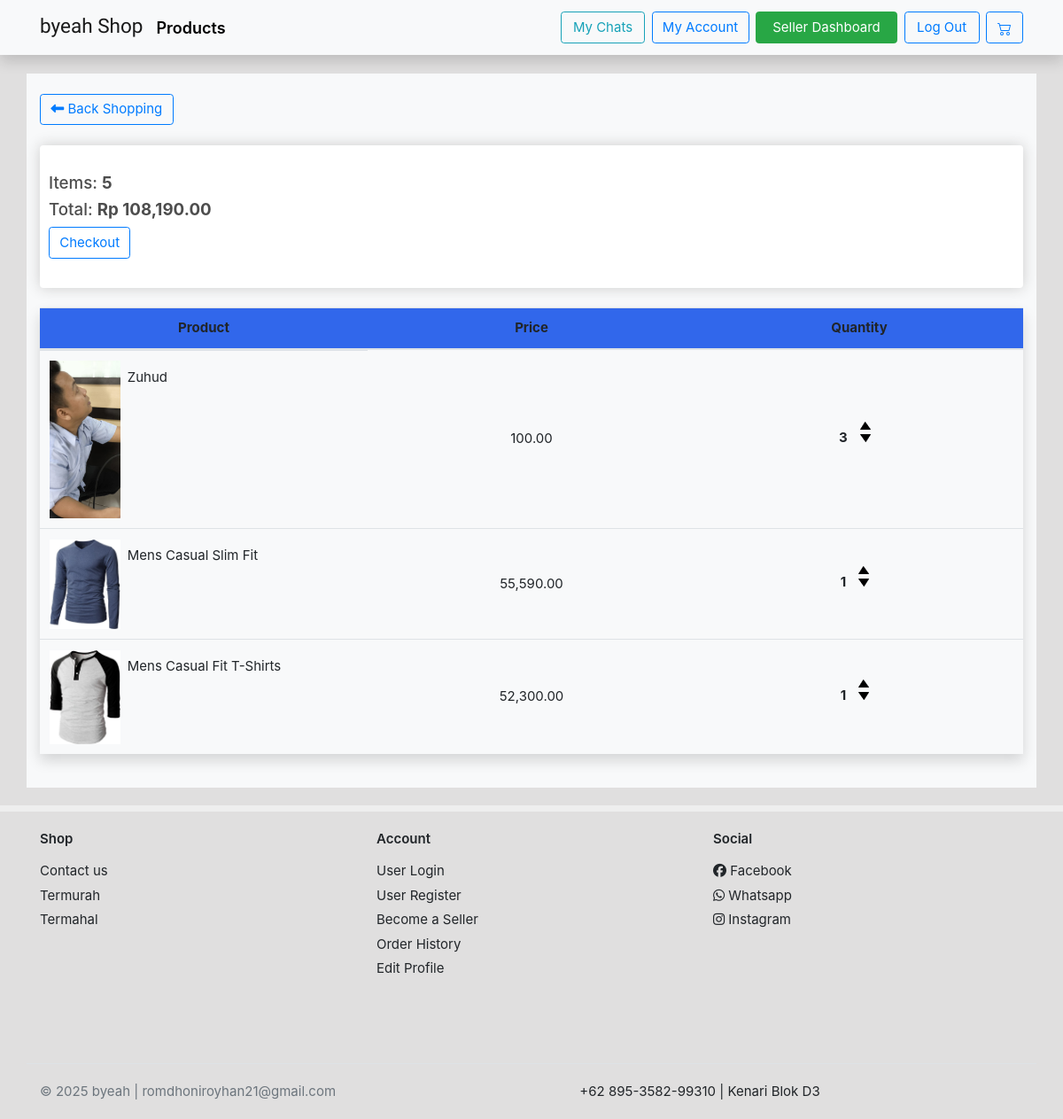
Screenshot of /cart/ (signed in) with the database file from the repository.
### home/models.py (models this page shows, shortened)
class Order(models.Model):
    user = models.ForeignKey(User, on_delete=models.CASCADE, null=True, blank= True)
    date_order = models.DateTimeField(auto_now_add=True)
    status = models.ForeignKey(OrderStatus, on_delete=models.PROTECT, null=True, blank=True)
    transaction_id = models.CharField(max_length=255, null=True, unique=True)
    @property
    def get_cart_totals(self):
        orderitem = self.orderitem_set.all()
        return sum([item.get_total for item in orderitem])
    @property
    def get_cart_items(self):
        orderitem = self.orderitem_set.all()
        return sum([item.quantity for item in orderitem])

class OrderItem(models.Model):
    product = models.ForeignKey(Product, null=True, on_delete=models.SET_NULL, blank=True)
    order = models.ForeignKey(Order, null=True, on_delete=models.SET_NULL, blank=True)
    quantity = models.IntegerField(default=0, null=True,blank=True)
    date_added = models.DateTimeField(auto_now_add=True)
    @property
    def get_total(self):
        print(self.quantity)
        return self.product.price * self.quantity

class Product(models.Model):
    category        = models.ForeignKey(Category,related_name='product', on_delete=models.CASCADE)
    seller          = models.ForeignKey(User, related_name='products', on_delete=models.CASCADE, null=True, blank=True)
    name            = models.CharField(max_length=255,unique=True)
    old_price       = models.DecimalField(blank=True,null=True,max_digits=12,decimal_places=2)
    price           = models.DecimalField(max_digits=12,decimal_places=2)
    main_image      = models.ImageField(upload_to='images/', blank=True, null=True)
    description     = models.TextField()
    upload_time     = models.DateField(auto_now_add=True)
    stock           = models.IntegerField(default=1)
    slug            = models.SlugField(blank=True)
    @property
    def imageThumbnail(self):
        images = ProductImage.objects.filter(product=self.pk)
        if images.exists():
            return images[0].imageURL
        return '/static/empty.png'

class ProductImage(models.Model):
    product = models.ForeignKey(Product, on_delete=models.CASCADE)
    image = models.ImageField(null=True,blank=False,upload_to='images/')
    @property
    def imageURL(self):
        try:
            if self.image: # Check if a file is associated
                url = self.image.url
            else:
                url = '/static/empty.png' # No file associated
        except ValueError: # Handles cases where .url might be invalid if no file
            url = '/static/empty.png'
        return url
    def __str__(self):
        return self.product.name

### home/views.py (the view)
# urls.py: path('',HomeView.as_view(template_name='home/indexhome.html',paginate_by=4),name='index'),
class HomeView(ListView):
    models = Product
    category = Category.objects.all()
    queryset = models.objects.all()
    extra_context = {
        'categories' : category
    }
    def get_queryset(self):
        request = self.request.GET
        if len(request) != 0:
            if next(iter(request)) == 'category':
                self.queryset = Product.objects.filter(category_id=self.request.GET['category'])
        return super().get_queryset()
    def get_ordering(self):
        request = self.request.GET
        if len(request) != 0:
            for i in request:
                if i == 'more-filter':
                    ordering = [request["more-filter"]]
                    return ordering
    def get_context_data(self,*args,**kwargs):
        request = self.request
        context = super().get_context_data()
        self.kwargs.update(self.extra_context)
        kwargs = self.kwargs
        for product in context["product_list"]:
            product_images = ProductImage.objects.filter(product=product.pk)
            print(product_images)
        if len(request.GET) != 0:
            if next(iter(request.GET)) == 'category-id':
                context['active'] = Category.objects.get(id=request.GET['category-id'])
        context.update(cartData(self.request))
        if context['items'] != "0":
            context.update(mergeFunction(request,context['items']))
        return context

### home/utils.py (called while the page is built)
def cartData(request):
    if request.user.is_authenticated:
        default_status = OrderStatus.objects.filter(is_default=True).first()
        if not default_status:
            return {'items': [], 'order': {'get_cart_items': '0', 'get_cart_totals': '0'}}
        customer = request.user
        try:
            order, created = Order.objects.get_or_create(user=customer, status=default_status)
            items = order.orderitem_set.all()
        except Exception as e: # More specific exception handling could be better
            print(f"Error in cartData: {e}")
            items = []
            order = {'get_cart_items': '0', 'get_cart_totals': '0', 'id': None} # Ensure order has an id for CompleteOrder
    else:
        items = []
        order = {'get_cart_items': '0', 'get_cart_totals': '0', 'id': None}
    return {'items': items, 'order': order}

def whatsappLinkCheckout(request,context):
    items = context
    if len(items) > 0:
        productName = [item.product.name for item in items]
        productNumber = [item.quantity for item in items]
        title = ""
        for i,a in zip(productName,productNumber):
            title += str(i) +" Jumlahnya: "+ str(a)
            title += ', '
        textWA = f'Permisi Bu aryani Saya ingin memesan:%0A{title}%0ADikirim Ke :%0ACatatan :%0ASekian Terimakasih.'
        linked = {'link':base + textWA.replace(' ', '%20')}
        return linked
    else:
        return {'link':'Failed'}

def paginationFilter(request):
    full_path = request.get_full_path()
    yolo = False
    if len(request.GET) != 0:
        yolo = True
        return {'path':full_path,'aye':yolo}
    return {'aye':yolo}

def mergeFunction(request,context):
    dictionary = {}
    dictionary.update(whatsappLinkCheckout(request,context))
    dictionary.update(paginationFilter(request))
    return dictionary

### templates/home/cart.html (shortened to what this page needs)
{% extends 'base.html' %}
{% load static %}
{% load humanize %}
{% block content %}
    <section class="under-nav">
        <div class="container bg-light pt-4 pb-4">
            <a class="btn btn-outline-primary mb-4" href="{% url 'homey:product' %}"><i class="fas fa-long-arrow-alt-left"></i> Back Shopping</a>
            <div class="row">
                <div class="col-md-12">
                    <div class="box-element">
                        <div class="grid-cover mt-4 pb-4">
                            <div class="grid-child my-auto"><h5>Items: <strong id="quantity-item">{{order.get_cart_items}}</strong></h5></div>
                            <div class="grid-child mx-auto my-auto"><h5>Total: <strong>Rp {{order.get_cart_totals|floatformat:2|intcomma}}</strong></h5></div>
                            <div class="grid-child ml-auto my-auto">
                                <button type="button" class="btn checkout btn-outline-primary" data-toggle="modal" data-target="#exampleModal">
                                    Checkout
                                </button>
                            </div>
                        </div>
                    </div>
                    <br>
                    <table class="table shadow text-center" id="table-product">
                        <thead class="thead bg-blue">
                            <tr>
                                <th width="300px" scope="col">Product</th>
                                <th width="300px" scope="col">Price</th>
                                <th width="300px" scope="col">Quantity</th>
                            </tr>
                        </thead>
                        <tbody>
                            {% for item in items %}
                                <tr>
                                    <td class="cart-info" style="vertical-align: middle;">
                                        {% if item.product.main_image %}
                                            <img width="80px" src="{{ item.product.main_image.url }}" alt="{{ item.product.name }}">
                                        {% elif item.product.imageThumbnail and item.product.imageThumbnail != '/static/empty.png' %}
                                            <img width="80px" src="{{ item.product.imageThumbnail }}" alt="{{ item.product.name }}">
                                        {% else %}
                                            <img width="80px" src="{% static 'images/empty.png' %}" alt="No image">
                                        {% endif %}
                                        <p class="pt-2 pl-2 mr-auto">{{item.product.name}}</p>
                                    </td>
                                    <td style="vertical-align: middle;">{{item.product.price|floatformat:2|intcomma}}</td>
                                    <td style="vertical-align: middle;" class="td-quantity" width="100px">
                                        <p class="quantity">{{ item.quantity }}</p>
                                        <div class="quantity">
                                            <img data-product='{{item.product.id}}' data-action='add' class="chg-quantity update-cart" src="{% static 'arrow-up.png' %}">
                                            <img data-product='{{item.product.id}}' data-action='remove' class="chg-quantity update-cart" src="{% static 'arrow-down.png' %}">
                                        </div>
                                    </td>
                                </tr>
                            {% endfor %}
                        </tbody>
                    </table>
                </div>
            </div>
        </div>
    </section>
{% endblock content %}

### static/ui.css (style rules this page uses)
html { font-family: "Inter", sans-serif; font-size: 15px; }
.bg-blue { background-color: #3167eb; }
p:last-child { margin-bottom: 0; }

### static/style.css (style rules this page uses)
body { background-color: rgba(168, 166, 166,.35); }
.under-nav { margin-top: 83px!important; }
img { border-image-slice: all; }
*, *::before, *::after { box-sizing: border-box; }

### templates/home/cart.html (style rules this page uses)
h1,h2,h3,h4,h5,h6 { color:hsl(0, 0%, 30%); }
.box-element { box-shadow:hsl(0, 0%, 80%) 0 0 16px; background-color: #fff; border-radius: 4px; padding: 10px; }
.cart-info { display: flex; flex-wrap: wrap; text-align: center; }
.quantity { display: inline-block; font-weight: 700; padding-right:10px; }
.chg-quantity { width: 12px; cursor: pointer; display: block; margin-top: 5px; transition:.1s; }

### rows the page displays
Order: get_cart_items "5", get_cart_totals "108,190.00"
OrderItem: product.main_image (picture), product.name "Zuhud", product.price "100.00", quantity "3"
OrderItem: product.imageThumbnail (picture), product.name "Mens Casual Slim Fit", product.price "55,590.00", quantity "1"
OrderItem: product.imageThumbnail (picture), product.name "Mens Casual Fit T-Shirts", product.price "52,300.00", quantity "1"
